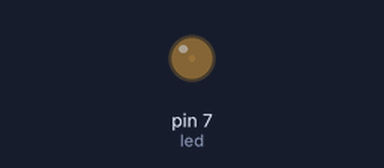
A sketch run on a simulated Arduino Uno, built with avr-gcc and run on an emulated ATmega328P. Shown: output pins drawn as LEDs (lit = HIGH).

Above: at 0.05 s.
At 0.8 s:
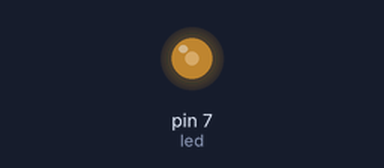
At 1.55 s:
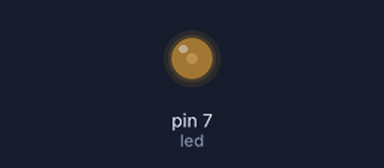
Timing chart, 0 to 4.3 s (numbered marks = the images above):
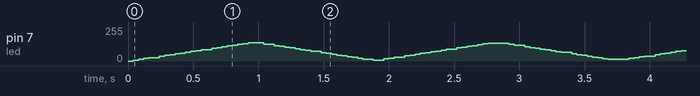

The sketch:

06C17.ino
```cpp
int led = 7;
int period = 100; // period: 100 to 10000 (unit: us)
float duty = 0;   // duty: 0 to 100 (unit: %)
float Light = 100.0 / (500000/period); // duty 증감율

void setup()
{
  pinMode(led, OUTPUT);
}

void loop()
{
  set_period();
  set_duty();
}

void set_period()
{
  int on_time = period / 100.0 * int(duty);
  digitalWrite(led, HIGH);
  delayMicroseconds(on_time);

  digitalWrite(led, LOW);
  delayMicroseconds(period - on_time);
}

void set_duty()
{
  duty += Light;
  if (duty <= 0 || duty >= 100)
  {
    Light = -Light;
  }
}
```
